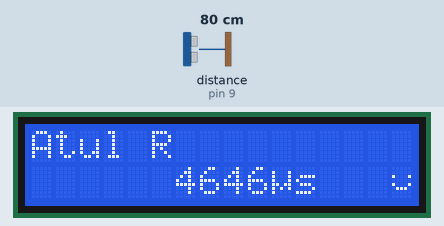
Simulated run of this sketch. Board: Arduino Uno, built with avr-gcc and run on an emulated ATmega328P. Parts: 16×2 character LCD. Wiring (inferred from the names in the program): ultrasonic range finder: trigger pin 8; echo pin 9. The test bench sets the inputs (shaded band); at power-on: distance to the obstacle (sensor on pin 9) 80 cm. The echo pulse lasts 58.3 µs per cm; what the sketch prints to the serial monitor is not drawn.

Above: at 1.2 s.
1.3 s: distance to the obstacle (sensor on pin 9) set to 2 cm
At 2.3 s:
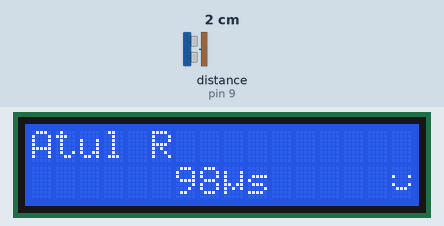
3.9 s: distance to the obstacle (sensor on pin 9) set to 4 cm
At 5.1 s:
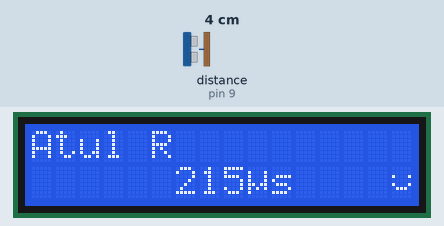
5.5 s: distance to the obstacle (sensor on pin 9) set to 299 cm
At 8.7 s:
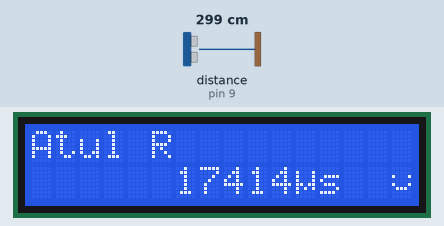
Timing chart, 0 to 10.2 s (numbered marks = the images above; inputs shaded):
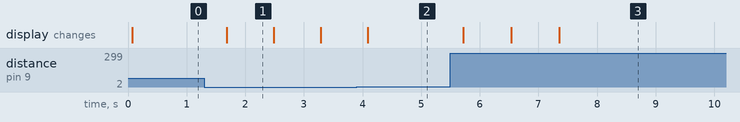

The sketch:

U4.P3AtulR-LCDandUltrasonicSensor.ino
```cpp
/* U4.P3 Ultrasonic Sensor & LCD Display Project
 * Use an ultrasonic sensor and a display to show the echoTime of
 * the sensor in microseconds
 * "Coded" by Atul R
 * Dec 14, 2021
 */
// I the library code and variables
#include <LiquidCrystal.h>
#define trigPin 8
#define echoPin 9

// Initialize the library by associating any needed LCD interface pin
// With the arduino pin number it is connected to
const int rs = 12, en = 11, d4 = 5, d5 = 4, d6 = 3, d7 = 2;
LiquidCrystal lcd(rs, en, d4, d5, d6, d7);


byte musymbol [8] { //Create a custom symbol for mu (µ)
  B00000,
  B10001,
  B10001,
  B10001,
  B11011,
  B10101,
  B10000,
  B00000,
};

byte smileyface [8] { //Create a custom symbol for a smiley face
  B00000,
  B00000,
  B10001,
  B00000,
  B10001,
  B01110,
  B00000,
  B00000,

};

void setup() {
  // set up the LCD's number of columns and rows:
  lcd.begin(16, 2); //(16,2)
  lcd.clear();
  // Print an inital message to the LCD.
  lcd.print("Atul R");
  Serial.begin (9600);
  //Initalize the pins for input and output
  pinMode(trigPin, OUTPUT);
  pinMode(echoPin, INPUT);

  // Create the custom characters so they can be displayed
  lcd.createChar(0, musymbol);
  lcd.createChar(1, smileyface);

}
void loop() {

  long echoTime; //Creates a long variable to show the echotime in microseconds

  //Turn the pins on and off so numbers on them can change
  digitalWrite(trigPin, LOW);
  delayMicroseconds(10);
  digitalWrite(trigPin, HIGH);
  delayMicroseconds(10);
  digitalWrite(trigPin, LOW);
  echoTime = pulseIn(echoPin, HIGH);
  //Sends the value of echoTime to the serial monitor
  Serial.print("echoTime= ");
  Serial.println(echoTime);

  // Prints the echoTime to the display with the custom symbols
  lcd.setCursor(6, 1);
  lcd.print(echoTime);
  lcd.write(byte(0));
  lcd.print("s");
  lcd.print("     ");
  lcd.setCursor(15, 1);
  lcd.write(byte(1));
  delay(800); //100
}
```

Measured:
- after the input at 1.3 s, the display: changes after 0.39 s (image 1)
- after the input at 3.9 s, the display: changes after 0.19 s (image 2)
- after the input at 5.5 s, the display: changes after 0.22 s (image 3)
